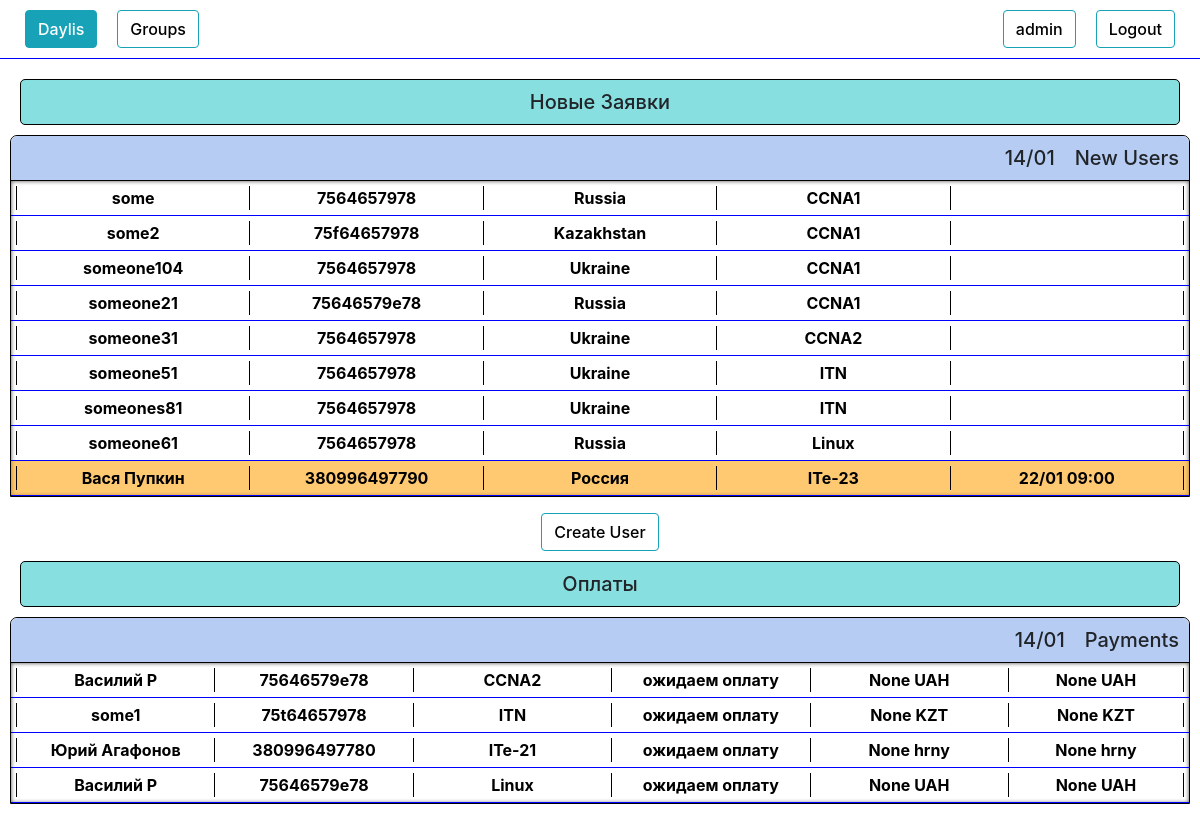
The page /staff/ (signed in) on the database its author committed.
### authorization/models.py (models this page shows, shortened)
class Daily(models.Model):
    request_date    = models.DateTimeField(blank=True, null=True)
    name            = models.CharField(max_length=100, blank=True)
    phone           = models.CharField(max_length=100, blank=True)
    email           = models.CharField(max_length=100, blank=True)
    course          = models.CharField(max_length=100, blank=True)
    country         = models.CharField(max_length=100, blank=True)
    university      = models.CharField(max_length=100, blank=True)
    work            = models.CharField(max_length=100, blank=True)
    where_from      = models.CharField(max_length=100, blank=True)
    currency        = models.CharField(max_length=100, blank=True)
    course_price    = models.IntegerField(blank=True, null=True)
    comments        = models.TextField(blank=True)
    wishes          = models.TextField(blank=True)
    callback_time   = models.DateTimeField(blank=True, null=True)
    group           = models.CharField(max_length=100, blank=True)
    request_status  = models.CharField(max_length=100, blank=True)
    payment_history = models.TextField(blank=True)
    total_payment   = models.IntegerField(blank=True, null=True)
    payment_source  = models.CharField(max_length=100, blank=True)
    obligation      = models.IntegerField(blank=True, null=True)
    class Meta:
        indexes = [
            models.Index(fields=['request_date',]),
        ]
    def is_not_called(self):
        if self.request_status != 'оплачено частично' and self.request_status != 'ожидаем оплату' and self.request_status != 'отказ' and self.request_status != 'оплачено':
            return True
        else:
            return False
    def call_status(self):
        if self.request_status != 'перезвонить':
            return False
        else :
            return True
    def is_called(self):
        if self.request_status == 'оплачено частично' or self.request_status == 'ожидаем оплату' or self.request_status == 'оплачено':
            return True
        else:
            return False

### authorization/views.py (the view)
# urls.py: path('staff/', views.staff, name='staff'),
@login_required
def staff(request):
    if request.method == 'POST':
        n_form = UserUpdateForm(request.POST, instance=request.user)
        if n_form.is_valid():
            n_form.save()
            messages.success(request, f'Data has been updated!')
            return redirect('staff')
        else:
            messages.warning(request, f'Something wrong, maybe this name is allready taken')
            return redirect('staff')
    else:
        n_form = UserUpdateForm(instance=request.user)
        list_items = Daily.objects.order_by('callback_time', 'course', 'name')
        table_status = False
        for item in list_items:
            if item.is_not_called():
                table_status = True
        table_date = Daily.objects.get(id = 1)
        table_date = table_date.request_date.strftime("%d/%m")
        list_payments = Daily.objects.order_by('course')
        payment_status = False
        for item in list_items:
            if item.is_called():
                payment_status = True
        context = {
        "n_form":n_form,
        "list_items":list_items,
        "table_date":table_date,
        "table_status":table_status,
        "list_payments":list_payments,
        "payment_status":payment_status,
        }
        return render(request,"staff.html",context)

### authorization/templates/staff.html (shortened to what this page needs)
{% load crispy_forms_tags %}
<!DOCTYPE html>
<html lang="en">
<head>
    <link rel="stylesheet" href="https://stackpath.bootstrapcdn.com/bootstrap/4.4.1/css/bootstrap.min.css">
    {% load staticfiles %}
    <link rel="stylesheet" href="{% static 'style.css' %}" type="text/css">
</head>
<body>
    <div class="header">
        <div class="text col-8">
            <button class="btn btn-outline-info active" type="button">
                <a href="{% url 'staff' %}">
                    Daylis
                </a>
            </button>
            <button class="btn btn-outline-info " type="button">
                <a href="{% url 'groups' %}">
                    Groups
                </a>
            </button>
        </div>
        <div class="settings col-4">
        <button class="btn btn-outline-info" type="button" data-toggle="collapse" data-target="#InfoUpdateField" aria-expanded="false">
            {{user.username}}
        </button>
        <button class="btn btn-outline-info" type="button" data-toggle="collapse" data-target="#ConfirmationField" aria-expanded="false">
            Logout
        </button>
    </div>
    </div>
    <div class="content ">
        <div class="new_tables">
            <div class="tables_header" data-toggle="collapse" data-target="#new_tables" aria-expanded="false">
                <h5>Новые Заявки</h5>
            </div>
            {% if list_items %}
                {% if table_status %}
                    <div class="table show" id="new_tables" >
                        <div class="table_header "  data-toggle="collapse" data-target="#table_content" aria-expanded="false">
                            <h5>{{ table_date }}</h5>
                            <h5>New Users</h5>
                        </div>
                        <div class="table_content show" id='table_content'>
                        {% for item in list_items %}
                            {% if item.is_not_called %}
                            <div class="item">
                                <a href="{% url 'item_info_update' item.id %}" target="_blank" onClick="popupWin = window.open(this.href, 'Window', 'location,width=720,height=800,top=200,left=300'); popupWin.focus(); return false;">
                                    <div class="item_header" data-toggle="collapse" data-target="#item_description" {% if item.call_status %} style="background-color: rgba(255, 157, 0, 0.554);" {% endif %}>
                                        <table class="item_info_table" style="width:100%">
                                            <tr>
                                            <th><div class="name">{{item.name}}</div></th>
                                            <th><div class="phone">{{item.phone}}</div></th>
                                            <th><div class="country">{{item.country}}</div></th>
                                            <th><div class="country">{{item.course}}</div></th>
                                            <th>{% if item.callback_time %}
                                                <div class="callback_time">{{ item.callback_time|date:"d/m H:i" }}</div>
                                            {% endif %}</th>
                                            </tr>
                                        </table>
                                    </div>
                                </a>
                            </div>
                            {% endif %}
                        {% endfor %}
                        </div>
                    </div>
                {% else %}
                    <h3 style="text-align: center;">All done</h3>
                {% endif %}
            {% else %}
                <h3 style="text-align: center;">Still no tables or something wrong</h3>
            {% endif %}
        </div>
        <button class="btn btn-outline-info" style="width: fit-content; margin: 0 auto;" type="button">
            <a href="{% url 'create_daily' %}" target="_blank" onClick="popupWin = window.open(this.href, 'Window', 'location,width=500,height=600,top=200,left=300'); popupWin.focus(); return false;">
                Create User
            </a>
        </button>
        <div class="payment_tables">
            <div class="tables_header" data-toggle="collapse" data-target="#payment_tables" aria-expanded="false">
                <h5>Оплаты</h5>
            </div>
            {% if list_items %}
                {% if payment_status %}
                    <div class="table show" id="payment_tables" >
                        <div class="table_header "  data-toggle="collapse" data-target="#table_payments_content" aria-expanded="false">
                            <h5>{{ table_date }}</h5>
                            <h5>Payments</h5>
                        </div>
                        <div class="table_content show" id='table_payments_content'>
                        {% for item in list_items %}
                            {% if item.is_called %}
                            <div class="item">
                                <a href="{% url 'item_payments_update' item.id %}" target="_blank" onClick="popupWin = window.open(this.href, 'Window', 'location,width=720,height=800,top=200,left=300'); popupWin.focus(); return false;">
                                    <div class="item_header" data-toggle="collapse" data-target="#item_description" {% if item.call_status %} style="background-color: rgba(255, 157, 0, 0.554);" {% endif %}>
                                        <table class="item_payment_table" style="width:100%">
                                            <tr>
                                            <th><div class="name">{{item.name}}</div></th>
                                            <th><div class="phone">{{item.phone}}</div></th>
                                            <th><div class="country">{{item.course}}</div></th>
                                            <th><div class="country">{{item.request_status}}</div></th>
                                            <th><div class="country">{{item.total_payment}} {{item.currency}}</div></th>
                                            <th><div class="country">{{item.obligation}} {{item.currency}}</div></th>
                                            </tr>
                                        </table>
                                    </div>
                                </a>
                            </div>
                            {% endif %}
                        {% endfor %}
                        </div>
                    </div>
                {% else %}
                    <h3 style="text-align: center;">Nothing</h3>
                {% endif %}
            {% else %}
                <h3 style="text-align: center;">Still no tables or something wrong</h3>
            {% endif %}
        </div>
    </div>
</body>
</html>

### authorization/static/style.css (style rules this page uses)
a { color: black; font-weight: 500; }
.header { display: flex; justify-content: space-between; border-bottom: solid 1px blue; }
.text { margin: 0; display: flex; align-items: center; }
.settings { display: flex; justify-content: flex-end; }
.btn { margin: 10px; color: black; font-weight: 500; }
.active a { color: white; }
.content { display: flex; justify-content: center; flex-direction: column; margin: 10px; }
.tables_header { background-color: rgb(136, 223, 223); text-align: center; border: black 1px solid; margin: 10px; border-radius: 5px; cursor: pointer; }
.tables_header h5 { margin: 10px; }
.table { border: rgb(0, 0, 0) 1px solid; border-radius: 7px 7px 0 0 ; }
.table_content { box-shadow: inset 0 0 4px 0px rgb(73, 71, 71); overflow: auto; }
.table_header { display: flex; justify-content: flex-end; background-color: rgb(182, 204, 243); border-bottom: rgb(0, 0, 0) 1px solid; border-radius: 7px 7px 0 0 ; cursor: pointer; }
.table_header h5 { margin: 10px; }
.item_header, .item_description { border-bottom: 1px solid blue; padding: 5px; overflow: auto; }
.item_header { display: flex; justify-content: space-around; font-weight: 500; }
.table th { border-top: 0; padding: 0; text-align: center; }
th { border: 1px solid black; border-bottom: 0; border-top: 0; }
.item_info_table th { width: 20%; overflow: auto; }
.item_payment_table th { width: 17%; overflow: auto; }

### rows shown on the page
Daily: name "some", phone "7564657978", country "Russia", course "CCNA1"
Daily: name "some2", phone "75f64657978", country "Kazakhstan", course "CCNA1"
Daily: name "someone104", phone "7564657978", country "Ukraine", course "CCNA1"
Daily: name "someone21", phone "75646579e78", country "Russia", course "CCNA1"
Daily: name "someone31", phone "7564657978", country "Ukraine", course "CCNA2"
Daily: name "someone51", phone "7564657978", country "Ukraine", course "ITN"
Daily: name "someones81", phone "7564657978", country "Ukraine", course "ITN"
Daily: name "someone61", phone "7564657978", country "Russia", course "Linux"
Daily: name "Вася Пупкин", phone "380996497790", country "Роcсия", course "ITe-23", callback_time "22/01 09:00"
Daily: name "Василий Р", phone "75646579e78", course "CCNA2", request_status "ожидаем оплату", total_payment "None", currency "UAH", obligation "None"
Daily: name "some1", phone "75t64657978", course "ITN", request_status "ожидаем оплату", total_payment "None", currency "KZT", obligation "None"
Daily: name "Юрий Агафонов", phone "380996497780", course "ITe-21", request_status "ожидаем оплату", total_payment "None", currency "hrny", obligation "None"
Daily: name "Василий Р", phone "75646579e78", course "Linux", request_status "ожидаем оплату", total_payment "None", currency "UAH", obligation "None"

### other values the page prints
{{ user.username }} "admin"
{{ table_date }} "14/01"
